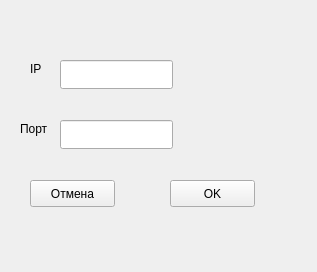
<?xml version="1.0" encoding="UTF-8"?>
<ui version="4.0">
 <class>SetIP</class>
 <widget class="QWidget" name="SetIP">
  <property name="geometry">
   <rect>
    <x>0</x>
    <y>0</y>
    <width>317</width>
    <height>272</height>
   </rect>
  </property>
  <property name="windowTitle">
   <string>Form</string>
  </property>
  <widget class="QLineEdit" name="ipLineEdit">
   <property name="geometry">
    <rect>
     <x>60</x>
     <y>60</y>
     <width>113</width>
     <height>29</height>
    </rect>
   </property>
  </widget>
  <widget class="QLineEdit" name="portLineEdit">
   <property name="geometry">
    <rect>
     <x>60</x>
     <y>120</y>
     <width>113</width>
     <height>29</height>
    </rect>
   </property>
  </widget>
  <widget class="QPushButton" name="okayButton">
   <property name="geometry">
    <rect>
     <x>170</x>
     <y>180</y>
     <width>85</width>
     <height>27</height>
    </rect>
   </property>
   <property name="text">
    <string>OK</string>
   </property>
  </widget>
  <widget class="QPushButton" name="cancelButton">
   <property name="geometry">
    <rect>
     <x>30</x>
     <y>180</y>
     <width>85</width>
     <height>27</height>
    </rect>
   </property>
   <property name="text">
    <string>Отмена</string>
   </property>
  </widget>
  <widget class="QLabel" name="label">
   <property name="geometry">
    <rect>
     <x>30</x>
     <y>60</y>
     <width>21</width>
     <height>17</height>
    </rect>
   </property>
   <property name="text">
    <string>IP</string>
   </property>
  </widget>
  <widget class="QLabel" name="label_2">
   <property name="geometry">
    <rect>
     <x>20</x>
     <y>120</y>
     <width>31</width>
     <height>17</height>
    </rect>
   </property>
   <property name="text">
    <string>Порт</string>
   </property>
  </widget>
 </widget>
 <resources/>
 <connections/>
</ui>
